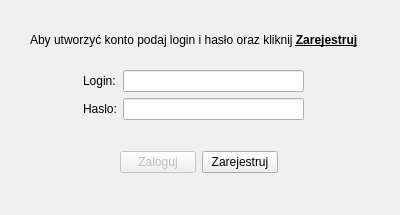
<?xml version="1.0" encoding="UTF-8"?>
<ui version="4.0">
 <class>LoginWindow</class>
 <widget class="QDialog" name="LoginWindow">
  <property name="geometry">
   <rect>
    <x>0</x>
    <y>0</y>
    <width>400</width>
    <height>215</height>
   </rect>
  </property>
  <property name="windowTitle">
   <string>Dialog</string>
  </property>
  <widget class="QWidget" name="layoutWidget">
   <property name="geometry">
    <rect>
     <x>120</x>
     <y>150</y>
     <width>158</width>
     <height>25</height>
    </rect>
   </property>
   <layout class="QHBoxLayout" name="horizontalLayout_3">
    <item>
     <widget class="QPushButton" name="pushButton_login">
      <property name="enabled">
       <bool>false</bool>
      </property>
      <property name="text">
       <string>Zaloguj</string>
      </property>
     </widget>
    </item>
    <item>
     <widget class="QPushButton" name="pushButton_register">
      <property name="text">
       <string>Zarejestruj</string>
      </property>
     </widget>
    </item>
   </layout>
  </widget>
  <widget class="QWidget" name="formLayoutWidget">
   <property name="geometry">
    <rect>
     <x>83</x>
     <y>70</y>
     <width>221</width>
     <height>51</height>
    </rect>
   </property>
   <layout class="QFormLayout" name="formLayout">
    <item row="0" column="0">
     <widget class="QLabel" name="loginLabel">
      <property name="enabled">
       <bool>true</bool>
      </property>
      <property name="text">
       <string>Login:</string>
      </property>
     </widget>
    </item>
    <item row="0" column="1">
     <widget class="QLineEdit" name="lineEdit_username">
      <property name="clearButtonEnabled">
       <bool>true</bool>
      </property>
     </widget>
    </item>
    <item row="1" column="0">
     <widget class="QLabel" name="hasloLabel">
      <property name="text">
       <string>Haslo:</string>
      </property>
     </widget>
    </item>
    <item row="1" column="1">
     <widget class="QLineEdit" name="lineEdit_password">
      <property name="echoMode">
       <enum>QLineEdit::Password</enum>
      </property>
      <property name="clearButtonEnabled">
       <bool>true</bool>
      </property>
     </widget>
    </item>
   </layout>
  </widget>
  <widget class="QLabel" name="label">
   <property name="geometry">
    <rect>
     <x>30</x>
     <y>30</y>
     <width>361</width>
     <height>20</height>
    </rect>
   </property>
   <property name="text">
    <string>&lt;html&gt;&lt;head/&gt;&lt;body&gt;&lt;p&gt;Aby utworzyć konto podaj login i hasło oraz kliknij &lt;span style=&quot; font-weight:600; text-decoration: underline;&quot;&gt;Zarejestruj&lt;/span&gt;&lt;/p&gt;&lt;/body&gt;&lt;/html&gt;</string>
   </property>
  </widget>
 </widget>
 <resources/>
 <connections/>
</ui>
